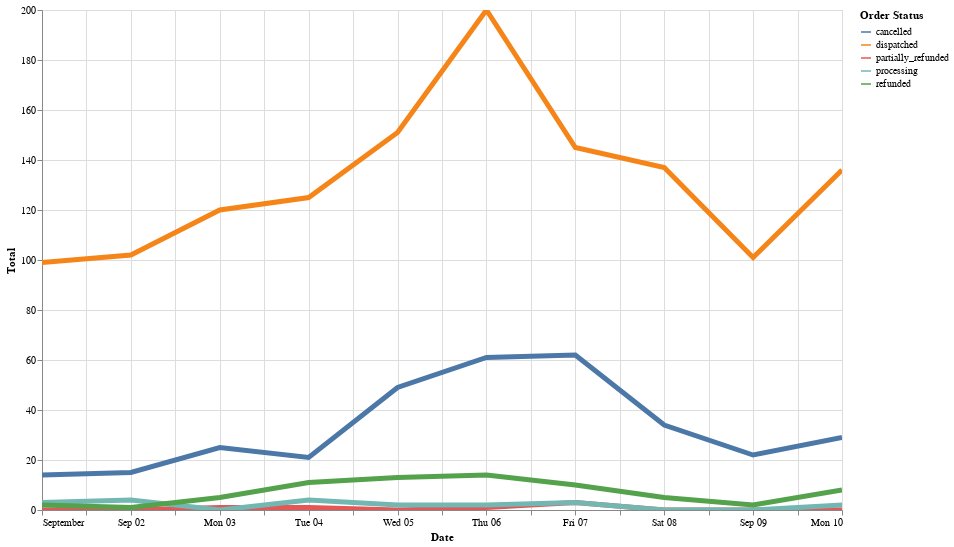

Notebook code cell kept with this figure:
### Markdown cell above
# Filter to speicifc dates

### Code cell
df_orders_by_day_filtered = df_orders_by_day[(df_orders_by_day.Date >= '2018-09-01') & (df_orders_by_day.Date <= '2018-09-10')]


alt.Chart(df_orders_by_day_filtered).mark_line(strokeWidth=5).encode(
    x = 'Date',
    y = 'Total',
    color = 'Order Status',
).interactive().properties(
    width=800,
    height=500    
)

### Figure 1 — Vega-Lite specification as saved in the notebook (floating-point values rounded to 4 significant figures)
{"config": {"view": {"continuousWidth": 400, "continuousHeight": 300}}, "data": {"name": "data-ac5cd116ce1b34289f659f1e2fc037e0"}, "mark": {"type": "line", "strokeWidth": 5}, "encoding": {"color": {"type": "nominal", "field": "Order Status"}, "x": {"type": "temporal", "field": "Date"}, "y": {"type": "quantitative", "field": "Total"}}, "height": 500, "selection": {"selector020": {"type": "interval", "bind": "scales", "encodings": ["x", "y"]}}, "width": 800, "$schema": "https://vega.github.io/schema/vega-lite/v4.8.1.json", "datasets": {"data-ac5cd116ce1b34289f659f1e2fc037e0": [{"Date": "2018-09-01T00:00:00", "Order Status": "cancelled", "Total": 14}, {"Date": "2018-09-01T00:00:00", "Order Status": "dispatched", "Total": 99}, {"Date": "2018-09-01T00:00:00", "Order Status": "partially_refunded", "Total": 0}, {"Date": "2018-09-01T00:00:00", "Order Status": "processing", "Total": 3}, {"Date": "2018-09-01T00:00:00", "Order Status": "refunded", "Total": 2}, {"Date": "2018-09-02T00:00:00", "Order Status": "cancelled", "Total": 15}, {"Date": "2018-09-02T00:00:00", "Order Status": "dispatched", "Total": 102}, {"Date": "2018-09-02T00:00:00", "Order Status": "partially_refunded", "Total": 0}, {"Date": "2018-09-02T00:00:00", "Order Status": "processing", "Total": 4}, {"Date": "2018-09-02T00:00:00", "Order Status": "refunded", "Total": 1}, {"Date": "2018-09-03T00:00:00", "Order Status": "cancelled", "Total": 25}, {"Date": "2018-09-03T00:00:00", "Order Status": "dispatched", "Total": 120}, {"Date": "2018-09-03T00:00:00", "Order Status": "partially_refunded", "Total": 1}, {"Date": "2018-09-03T00:00:00", "Order Status": "processing", "Total": 0}, {"Date": "2018-09-03T00:00:00", "Order Status": "refunded", "Total": 5}, {"Date": "2018-09-04T00:00:00", "Order Status": "cancelled", "Total": 21}, {"Date": "2018-09-04T00:00:00", "Order Status": "dispatched", "Total": 125}, {"Date": "2018-09-04T00:00:00", "Order Status": "partially_refunded", "Total": 1}, {"Date": "2018-09-04T00:00:00", "Order Status": "processing", "Total": 4}, {"Date": "2018-09-04T00:00:00", "Order Status": "refunded", "Total": 11}, {"Date": "2018-09-05T00:00:00", "Order Status": "cancelled", "Total": 49}, {"Date": "2018-09-05T00:00:00", "Order Status": "dispatched", "Total": 151}, {"Date": "2018-09-05T00:00:00", "Order Status": "partially_refunded", "Total": 0}, {"Date": "2018-09-05T00:00:00", "Order Status": "processing", "Total": 2}, {"Date": "2018-09-05T00:00:00", "Order Status": "refunded", "Total": 13}, {"Date": "2018-09-06T00:00:00", "Order Status": "cancelled", "Total": 61}, {"Date": "2018-09-06T00:00:00", "Order Status": "dispatched", "Total": 200}, {"Date": "2018-09-06T00:00:00", "Order Status": "partially_refunded", "Total": 1}, {"Date": "2018-09-06T00:00:00", "Order Status": "processing", "Total": 2}, {"Date": "2018-09-06T00:00:00", "Order Status": "refunded", "Total": 14}, {"Date": "2018-09-07T00:00:00", "Order Status": "cancelled", "Total": 62}, {"Date": "2018-09-07T00:00:00", "Order Status": "dispatched", "Total": 145}, {"Date": "2018-09-07T00:00:00", "Order Status": "partially_refunded", "Total": 3}, {"Date": "2018-09-07T00:00:00", "Order Status": "processing", "Total": 3}, {"Date": "2018-09-07T00:00:00", "Order Status": "refunded", "Total": 10}, {"Date": "2018-09-08T00:00:00", "Order Status": "cancelled", "Total": 34}, {"Date": "2018-09-08T00:00:00", "Order Status": "dispatched", "Total": 137}, {"Date": "2018-09-08T00:00:00", "Order Status": "partially_refunded", "Total": 0}, {"Date": "2018-09-08T00:00:00", "Order Status": "processing", "Total": 0}, {"Date": "2018-09-08T00:00:00", "Order Status": "refunded", "Total": 5}, {"Date": "2018-09-09T00:00:00", "Order Status": "cancelled", "Total": 22}, {"Date": "2018-09-09T00:00:00", "Order Status": "dispatched", "Total": 101}, {"Date": "2018-09-09T00:00:00", "Order Status": "partially_refunded", "Total": 0}, {"Date": "2018-09-09T00:00:00", "Order Status": "processing", "Total": 0}, {"Date": "2018-09-09T00:00:00", "Order Status": "refunded", "Total": 2}, {"Date": "2018-09-10T00:00:00", "Order Status": "cancelled", "Total": 29}, {"Date": "2018-09-10T00:00:00", "Order Status": "dispatched", "Total": 136}, {"Date": "2018-09-10T00:00:00", "Order Status": "partially_refunded", "Total": 0}, {"Date": "2018-09-10T00:00:00", "Order Status": "processing", "Total": 2}, {"Date": "2018-09-10T00:00:00", "Order Status": "refunded", "Total": 8}]}}
